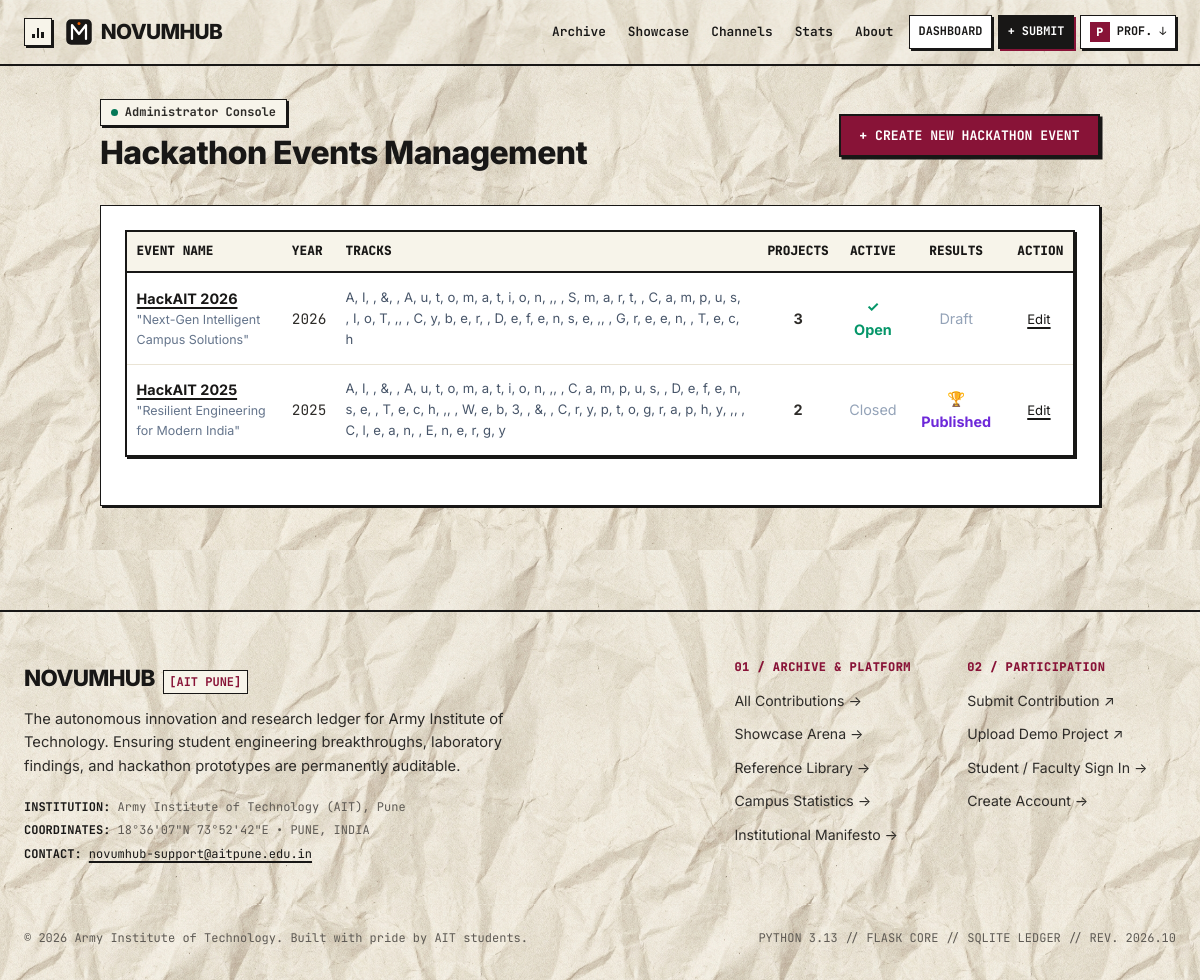
Page /showcase/admin/events (signed in) on the committed database.
### app/models.py (models this page shows, shortened)
class User(UserMixin, db.Model):
    __tablename__ = "users"
    id = db.Column(db.Integer, primary_key=True)
    name = db.Column(db.String(120), nullable=False)
    email = db.Column(db.String(150), unique=True, nullable=False, index=True)
    password_hash = db.Column(db.String(256), nullable=False)
    role = db.Column(db.String(20), nullable=False, default="student")
    department = db.Column(db.String(100), nullable=True)
    year = db.Column(db.String(50), nullable=True)
    roll_no = db.Column(db.String(50), nullable=True)
    registration_no = db.Column(db.String(10), nullable=True)
    created_at = db.Column(db.DateTime, default=utc_now)
    is_banned = db.Column(db.Boolean, default=False, nullable=False)
    ban_reason = db.Column(db.String(255), nullable=True)
    banned_at = db.Column(db.DateTime, nullable=True)
    submissions = db.relationship("Submission", backref="author", lazy="dynamic", foreign_keys="Submission.author_id")
    comments = db.relationship("Comment", backref="author", lazy="dynamic", foreign_keys="Comment.author_id")
    notifications = db.relationship("Notification", backref="user", lazy="dynamic", cascade="all, delete-orphan")
    warnings = db.relationship("UserWarning", backref="user", lazy="select", cascade="all, delete-orphan",
                               foreign_keys="UserWarning.user_id", order_by="UserWarning.created_at.desc()")
    showcase_projects = db.relationship("ShowcaseProject", backref="owner", lazy="dynamic", foreign_keys="ShowcaseProject.owner_id")
    judge_scores = db.relationship("JudgeScore", backref="judge", lazy="dynamic", foreign_keys="JudgeScore.judge_id")
    @property
    def is_reviewer(self) -> bool:
        return self.role in ("reviewer", "admin")
    @property
    def is_judge(self) -> bool:
        return self.role in ("judge", "admin")
    @property
    def is_admin(self) -> bool:
        return self.role == "admin"
    @property
    def active_warnings(self):
        return [w for w in self.warnings if not w.is_acknowledged]

class HackathonEvent(db.Model):
    __tablename__ = "hackathon_events"
    id = db.Column(db.Integer, primary_key=True)
    name = db.Column(db.String(150), nullable=False)
    year = db.Column(db.Integer, nullable=False)
    date_start = db.Column(db.Date, nullable=True)
    date_end = db.Column(db.Date, nullable=True)
    theme = db.Column(db.String(255), nullable=True)
    description = db.Column(db.Text, nullable=True)
    organiser = db.Column(db.String(150), nullable=True)
    _tracks = db.Column("tracks", db.Text, nullable=True, default="[]")
    is_active = db.Column(db.Boolean, default=True, nullable=False)
    results_published = db.Column(db.Boolean, default=False, nullable=False)
    created_at = db.Column(db.DateTime, default=utc_now)
    projects = db.relationship("ShowcaseProject", backref="event", lazy="select", cascade="all, delete-orphan")
    @property
    def tracks(self) -> list:
        if not self._tracks:
            return []
        try:
            return json.loads(self._tracks)
        except Exception:
            return []
    @tracks.setter
    def tracks(self, track_list: list):
        self._tracks = json.dumps(track_list or [])
    @property
    def tracks_list(self) -> list:
        return self.tracks

### app/showcase/admin.py (the view)
@showcase_bp.route("/admin/events")
@login_required
def admin_events():
    require_admin()
    events = HackathonEvent.query.order_by(HackathonEvent.year.desc(), HackathonEvent.id.desc()).all()
    return render_template("showcase/admin_events.html", events=events)

### app/showcase/admin.py (called while the page is built)
def require_admin():
    if not current_user.is_authenticated or not current_user.is_admin:
        flash("Administrator access required.", "error")
        abort(403)

### templates/showcase/admin_events.html (shortened to what this page needs)
{% extends 'base.html' %}
{% block content %}
<div style="max-width: 1000px; margin: 0 auto 3rem auto;">
  <div style="display: flex; justify-content: space-between; align-items: center; margin-bottom: 2rem; flex-wrap: wrap; gap: 1rem;">
    <div>
      <div class="hero-pill-badge" style="margin-bottom: 0.5rem;">
        <span class="pulsing-dot"></span>
        <span>Administrator Console</span>
      </div>
      <h1 style="font-size: 2rem; font-weight: 800; color: var(--midnight-navy); margin: 0;">
        Hackathon Events Management
      </h1>
    </div>
    {% if not form %}
      <a href="{{ url_for('showcase.admin_event_create') }}" class="btn-gradient-pill">
        + Create New Hackathon Event
      </a>
    {% else %}
      <a href="{{ url_for('showcase.admin_events') }}" class="btn-editorial-outline">
        &larr; Back to Events List
      </a>
    {% endif %}
  </div>
  {% if form %}
    <div style="background: #FFFFFF; border: 1px solid var(--border-color); border-radius: var(--radius-md); padding: 2rem; box-shadow: var(--shadow-sm);">
      <h3 style="font-size: 1.3rem; font-weight: 800; color: var(--midnight-navy); margin-bottom: 1.25rem;">
        {% if edit_event %}Edit Event: {{ edit_event.name }}{% else %}Create Hackathon Event{% endif %}
      </h3>
      <form method="POST">
        {{ form.hidden_tag() }}
        <div style="display: grid; grid-template-columns: 2fr 1fr; gap: 1rem; margin-bottom: 1rem;">
          <div>
            {{ form.name.label }}
            {{ form.name(placeholder="e.g. HackAIT 2026") }}
            {% for error in form.name.errors %}<small class="text-danger">{{ error }}</small>{% endfor %}
          </div>
          <div>
            {{ form.year.label }}
            {{ form.year(placeholder="2026") }}
          </div>
        </div>
        <div style="display: grid; grid-template-columns: 1fr 1fr; gap: 1rem; margin-bottom: 1rem;">
          <div>
            {{ form.theme.label }}
            {{ form.theme(placeholder="e.g. Code the Future, Empower Defense") }}
          </div>
          <div>
            {{ form.organiser.label }}
            {{ form.organiser(placeholder="e.g. Open Source Club (OSS), Dept of IT") }}
          </div>
        </div>
        <div style="margin-bottom: 1rem;">
          {{ form.tracks.label }}
          {{ form.tracks(placeholder="AI & Automation, Web3 & Security, Campus Tech, Hardware & IoT") }}
          <small style="color: #64748B;">Comma-separated list of competition tracks.</small>
        </div>
        <div style="margin-bottom: 1rem;">
          {{ form.description.label }}
          {{ form.description(rows=4, placeholder="Overview, rules, and timeline details...") }}
        </div>
        <div style="display: flex; gap: 2rem; margin-bottom: 1.75rem;">
          <label style="display: flex; align-items: center; gap: 0.5rem; font-weight: 600; cursor: pointer;">
            {{ form.is_active() }} Active for Student Submissions
          </label>
          <label style="display: flex; align-items: center; gap: 0.5rem; font-weight: 600; cursor: pointer;">
            {{ form.results_published() }} Publish Leaderboard & Results to Public
          </label>
        </div>
        <button type="submit" class="btn-editorial-primary" style="font-size: 1rem; padding: 0.75rem 2rem;">
          Save Hackathon Event
        </button>
      </form>
    </div>
  {% else %}
    <div style="background: #FFFFFF; border: 1px solid var(--border-color); border-radius: var(--radius-md); padding: 1.5rem; box-shadow: var(--shadow-sm);">
      {% if events %}
        <table style="width: 100%; border-collapse: collapse;">
          <thead>
            <tr style="border-bottom: 2px solid #E2E8F0; text-align: left; font-size: 0.85rem; color: #64748B;">
              <th style="padding: 0.6rem;">Event Name</th>
              <th style="padding: 0.6rem;">Year</th>
              <th style="padding: 0.6rem;">Tracks</th>
              <th style="padding: 0.6rem; text-align: center;">Projects</th>
              <th style="padding: 0.6rem; text-align: center;">Active</th>
              <th style="padding: 0.6rem; text-align: center;">Results</th>
              <th style="padding: 0.6rem; text-align: right;">Action</th>
            </tr>
          </thead>
          <tbody>
            {% for ev in events %}
              <tr style="border-bottom: 1px solid #E2E8F0; font-size: 0.9rem;">
                <td style="padding: 0.85rem 0.6rem;">
                  <strong><a href="{{ url_for('showcase.event_detail', event_id=ev.id) }}">{{ ev.name }}</a></strong>
                  {% if ev.theme %}
                    <div style="font-size: 0.78rem; color: #64748B;">"{{ ev.theme }}"</div>
                  {% endif %}
                </td>
                <td style="padding: 0.85rem 0.6rem; font-family: var(--font-mono);">{{ ev.year }}</td>
                <td style="padding: 0.85rem 0.6rem; color: #475569; font-size: 0.82rem;">
                  {{ ev.tracks_list|join(', ') }}
                </td>
                <td style="padding: 0.85rem 0.6rem; text-align: center; font-weight: 700;">
                  {{ ev.projects|length }}
                </td>
                <td style="padding: 0.85rem 0.6rem; text-align: center;">
                  {% if ev.is_active %}
                    <span style="color: #059669; font-weight: 700;">&#10003; Open</span>
                  {% else %}
                    <span style="color: #94A3B8;">Closed</span>
                  {% endif %}
                </td>
                <td style="padding: 0.85rem 0.6rem; text-align: center;">
                  {% if ev.results_published %}
                    <span style="color: var(--violet); font-weight: 700;">&#127942; Published</span>
                  {% else %}
                    <span style="color: #94A3B8;">Draft</span>
                  {% endif %}
                </td>
                <td style="padding: 0.85rem 0.6rem; text-align: right;">
                  <a href="{{ url_for('showcase.admin_event_edit', event_id=ev.id) }}" class="btn-editorial-outline" style="padding: 0.35rem 0.8rem; font-size: 0.82rem;">
                    Edit
                  </a>
                </td>
              </tr>
            {% endfor %}
          </tbody>
        </table>
      {% endif %}
    </div>
  {% endif %}
</div>
{% endblock %}

### templates/partials/navbar.html (shortened to what this page needs)
<header class="editorial-header" id="site-header">
  <div class="nav-wrapper">
    <div class="nav-bar">
      <div class="nav-brand-group">
        <div class="nav-music-player compact-player" id="nav-music-player">
          <button type="button" class="music-toggle-btn compact-btn" id="music-toggle-btn" aria-label="Toggle Lo-fi Background Music" title="Background Music: Lofi Synth by ZephiraMusic (Click to play/pause, hover for volume)">
            <span class="music-bars" aria-hidden="true">
              <span class="bar bar-1"></span>
              <span class="bar bar-2"></span>
              <span class="bar bar-3"></span>
            </span>
          </button>
        </div>
        <a href="{{ url_for('main.home') }}" class="brand-link" aria-label="{{ config_data.SITE_NAME }} Home">
          <span class="brand-logo-svg" id="brand-logo-placeholder" title="{{ config_data.SITE_NAME }} Logo">
          </span>
          <span class="brand-title">{{ config_data.SITE_NAME }}</span>
        </a>
      </div>
      <nav class="nav-menu" id="nav-menu" aria-label="Main Navigation">
        <ul class="nav-links">
          <li>
            <a href="{{ url_for('submissions.browse') }}" class="nav-link-item">
              <span class="nav-label">Archive</span>
            </a>
          </li>
          <li>
            <a href="{{ url_for('showcase.home') }}" class="nav-link-item">
              <span class="nav-label">Showcase</span>
            </a>
          </li>
          <li>
            <a href="{{ url_for('main.home') }}#channels" class="nav-link-item">
              <span class="nav-label">Channels</span>
            </a>
          </li>
          <li>
            <a href="{{ url_for('main.stats') }}" class="nav-link-item">
              <span class="nav-label">Stats</span>
            </a>
          </li>
          <li>
            <a href="{{ url_for('main.about') }}" class="nav-link-item">
              <span class="nav-label">About</span>
            </a>
          </li>
        </ul>
        <div class="nav-actions">
          {% if current_user.is_authenticated %}
            <a href="{{ url_for('submissions.dashboard') }}" class="nav-action-link" title="Student Dashboard">
              <span>Dashboard</span>
            </a>
            <a href="{{ url_for('submissions.submit') }}" class="nav-btn-solid">
              <span>+ Submit</span>
            </a>
            <details class="dropdown user-dropdown">
              <summary class="user-summary-btn" aria-haspopup="true">
                <span class="user-avatar-initial">{{ current_user.name[0] }}</span>
                <span class="user-name-short">{{ current_user.name.split()[0] }}</span>
                <span class="dropdown-caret">&darr;</span>
              </summary>
            </details>
          {% else %}
            <a href="{{ url_for('auth.login') }}" class="nav-action-link">Log In</a>
            <a href="{{ url_for('submissions.submit') }}" class="nav-btn-solid">
              <span>+ Submit</span>
            </a>
          {% endif %}
        </div>
      </nav>
    </div>
  </div>
</header>

### rows in the picture
User: name "P", name "PROF."
HackathonEvent: name "HackAIT 2026", theme "Next-Gen Intelligent Campus Solutions", year "2026", tracks_list "A, I, , &, , A, u, t, o, m, a, t, i, o, n, ,, , S, m, a, r, t, , C, a, m, p, u, s, , I, o, T, ,, , C, y, b, e, r, , D, e, f, e, n, s, e, ,, , G, r, e, e, n, , T, e, c, h", projects|length "3", is_active "✓ Open", results_published "Draft"
HackathonEvent: name "HackAIT 2025", theme "Resilient Engineering for Modern India", year "2025", tracks_list "A, I, , &, , A, u, t, o, m, a, t, i, o, n, ,, , C, a, m, p, u, s, , D, e, f, e, n, s, e, , T, e, c, h, ,, , W, e, b, 3, , &, , C, r, y, p, t, o, g, r, a, p, h, y, ,, , C, l, e, a, n, , E, n, e, r, g, y", projects|length "2", is_active "Closed", results_published "🏆 Published"

### other values in the picture
{{ config_data.SITE_NAME }} "NOVUMHUB"
{{ config_data.COLLEGE_NAME }} "Army Institute of Technology (AIT), Pune"
{{ config_data.CONTACT_EMAIL }} "novumhub-support@aitpune.edu.in"
{{ config_data.FOOTER_COPYRIGHT }} "© 2026 Army Institute of Technology. Built with pride by AIT students."
